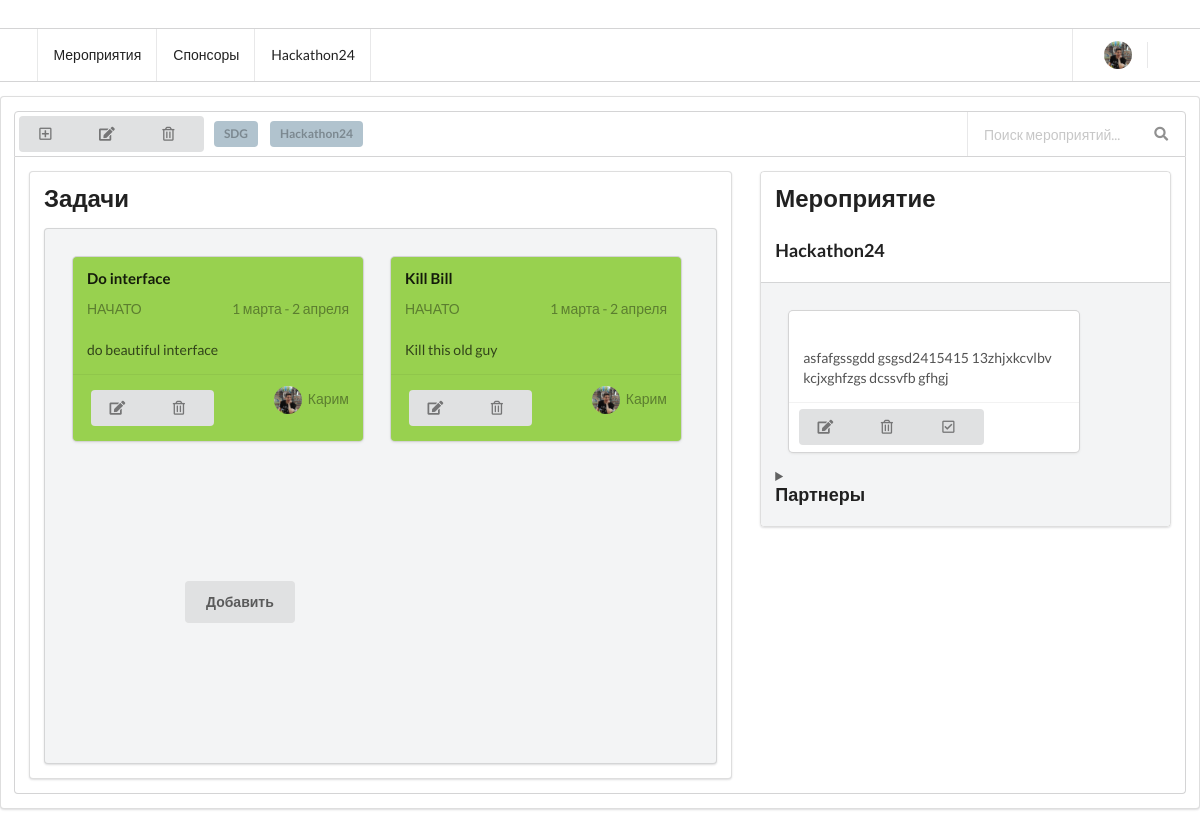
Page /event/2/ on the earlier database version.
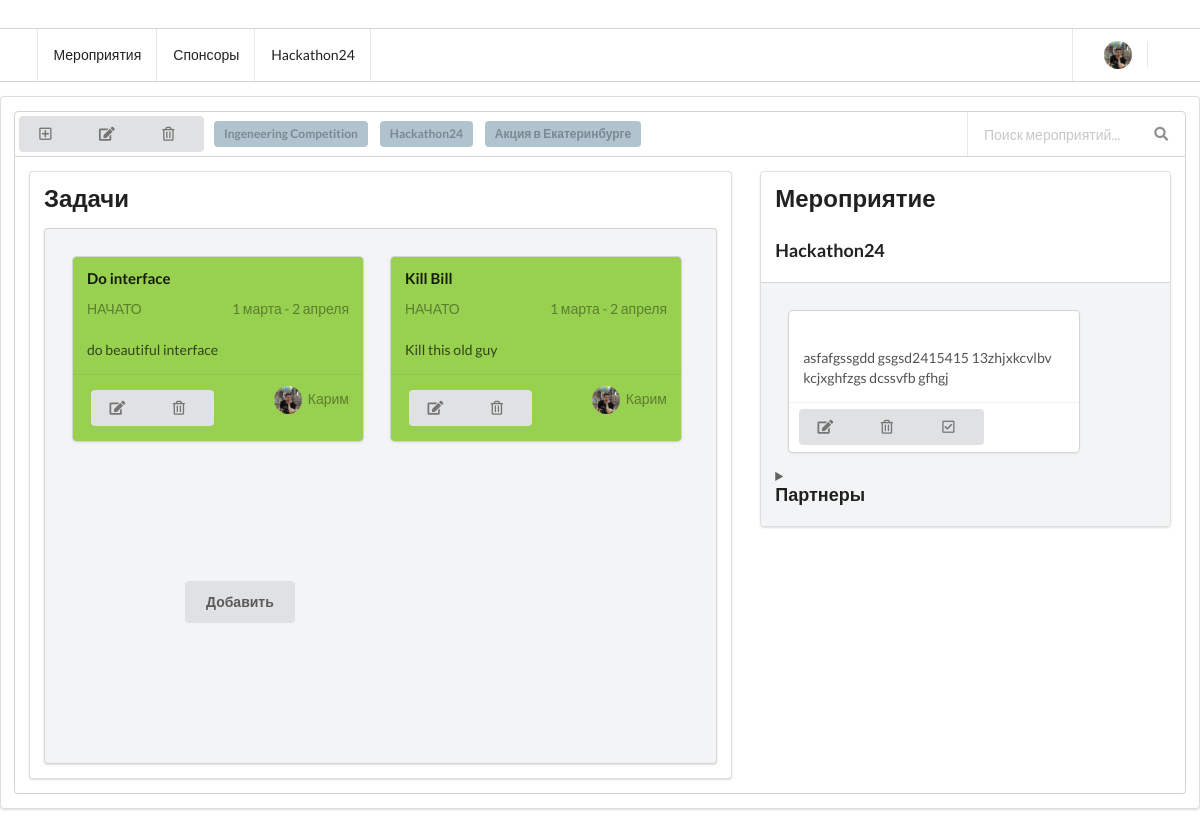
Same page on the later database version.
### heart/models.py (models this page shows, shortened)
class Event(models.Model): #id добавлен автоматически
    name = models.CharField(u'Название мероприятия', max_length=255, default='event')
    desc = models.TextField(u'Описание', blank=True)
    place = models.CharField(u'Место проведения', blank=True, max_length=255)
    creat_time = models.DateTimeField(u'Дата создания', auto_now_add=True)
    start_time = models.DateTimeField(u'Дата начала')
    end_time = models.DateTimeField(u'Дата окончания')
    hidden = models.BooleanField(u'Скрытый?(False-нет, True-да)',default = False)
    tags = models.CharField(u'Тэги(через запятую)', max_length=255)
    partner = models.ForeignKey(Partner, on_delete=models.CASCADE)

class Task(models.Model):
    START = 'ST'
    DOING = 'DO'
    END = 'EN'
    CHOICES = (
        (START, 'НАЧАТА'),
        (DOING, 'В ПРОЦЕССЕ'),
        (END, 'ЗАВЕРШЕНА'),
    )
    name = models.CharField(u'Задача', max_length=255, default='Zadacha')
    event = models.ForeignKey(Event, on_delete=models.CASCADE)
    todo = models.TextField(u'Описание', blank=True)
    partner = models.ForeignKey(Partner, on_delete=models.CASCADE)
    progress = models.CharField(u'Прогресс',max_length=2,
                                      choices=CHOICES,
                                      default=START)
    end_time = models.DateTimeField(u'Время окончания', blank=True, auto_now=True)

### heart/views.py (the view)
# urls.py: path('event/<int:pk>/', views.EventView.as_view()),
class EventView(DetailView):
    model = Event
    template_name = 'event.html'
    def get_context_data(self, **kwargs):
        ev = Event.objects.all()
        context = super().get_context_data(**kwargs)
        context['partner'] = Partner.objects.all()
        context['ev'] = Event.objects.all()
        context['tasks'] = Task.objects.all()
        return context

### heart/models.py (called while the page is built)
    def __str__(self):
        return '{}'.format(self.name)

### heart/templates/event.html (shortened to what the changed rows need)
{% load staticfiles %}
<!DOCTYPE html>
<html>
<head>
    <link rel="stylesheet" type="text/css" media="screen" href="{% static 'styles.css' %}" />
    <link rel="stylesheet" type="text/css" href="{% static 'semantic.min.css' %}" />
</head>
<body>
    <div class="ui attached stackable menu header_menu">
        <div class="ui container" id="main_menu">
            <a class="item" id="events">
                Мероприятия
            </a>
            <a class="item" id="scolarshipers">
                Спонсоры
            </a>
            <a class="item" id="events">{{event.name}}</a>
            <div class="right item">
            <div class="ui dropdown icon item">
            </div>
            </div>
        </div>
    </div>
    <div class="ui segment">
    <div class="ui top attached menu">
        <div class="event_list" id="event_list">
    {% for event in ev %}
            {%if event.hidden %}
            {% else %}
            <div class="ui label chips">
                    <a type="submit" href="/event/{{ event.pk }}">{{ event.name }} </a>
                </div>
            {% endif %}
            {% endfor %}
        </div>
    </div>
    <div class="ui bottom attached segment">
        <div class="ui grid">
            <div class="ten wide column">
                <div class="ui segment">
                <h2 class="ui header">Задачи</h2>
                <div class="ui secondary segment" id="month_task_container">
                    <div class="task_wrapper">
                        {% for task in tasks %}
                        {% if task.event == event %}
                        <div class="ui card started_task" id="task" id="123239">
                            <div class="content">
                            <div class="card_header">
                                <h4 class="ui header" id="task_header_name">{{task.name}}</h4>
                            </div>
                                <div class="meta">
                                <span class="right floated time">1 марта - 2 апреля</span>
                                <span class="category">НАЧАТО</span>
                                </div>
                                <div class="description">
                                <p>{{task.todo}}
                                </p>
                                </div>
                            </div>
                            <div class="extra content">
                                <div class="right floated author">
                                <img class="ui avatar image" src="{% static '/images/avatar/Karim.jpg' %}"> Карим
                                </div>
                                <div style="margin: 0.3em;">
                                    <div class="ui buttons">
                                            <button class="mini ui button"><i class="edit icon"></i></button>
                                            <button class="mini ui button"><i class="trash alternate outline icon"></i></button>
                                    </div>
                                </div>
                            </div>
                        </div>
                        {% endif %}
                        {% endfor %}
                    </div>
                </div>
                </div>
        </div>
        <div class="six wide column">
            <div class="ui segments">
                <div class="ui segment" id="notifications">
                <h2 class="ui header">Мероприятие</h2>
                <h3 class="ui header">{{event.name}}</h3>
                </div>
                <div class="ui secondary segment" id="notifications_container">
                    <div class="ui card" id="notification" id="123239">
                        <div class="content">
                            <div class="description">
                            <p>{{event.desc}}
                            </p>
                            </div>
                        </div>
                    </div>
                </div>
            </div>
        </div>
    </div>
    </div>
</div>
</body>
</html>

Differences in the rows shown:
changed Event: name "SDG" → "Ingeneering Competition"
added Event: name "Акция в Екатеринбурге"
